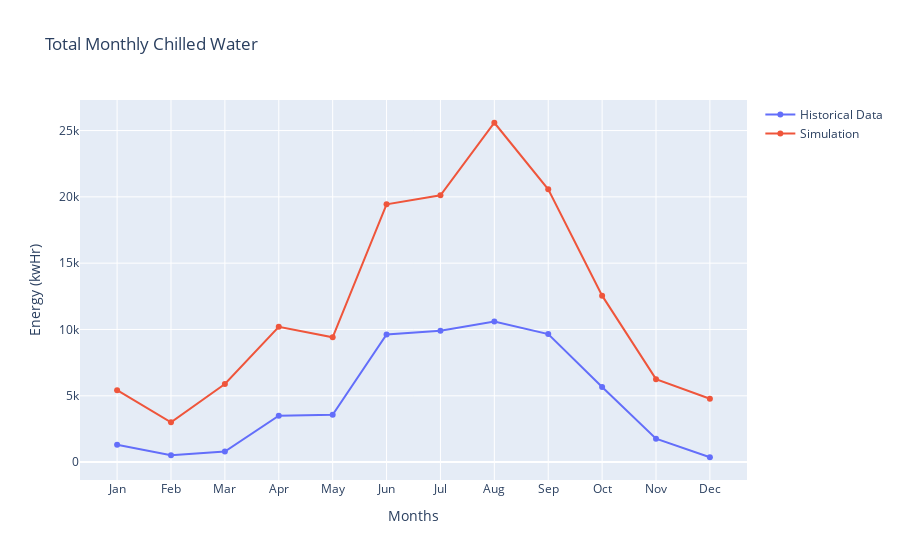

Notebook source saved alongside this figure:
### Markdown cell above
## Cooling

### Code cell
# plot
tonHr_kwHr = 3.5169 # 1 ton = x kwHr

fig = go.Figure()
fig.add_trace(go.Scatter(x=months, 
    y=hist_all_monthly["Chilled Water (ton-hrs)"]*tonHr_kwHr, 
    mode='lines+markers',
    name="Historical Data"))

fig.add_trace(go.Scatter(x=months, 
    y=cooling_monthly.values,
    mode='lines+markers',
    name="Simulation"))

fig.update_layout(
    title="Total Monthly Chilled Water ",
    xaxis_title="Months",
    yaxis_title="Energy (kwHr)",
)
fig.show()

### Figure 1 — Plotly figure (JSON) as saved in the notebook; plotly's stock layout.template omitted (floating-point values rounded to 4 significant figures)
{"data": [{"mode": "lines+markers", "name": "Historical Data", "type": "scatter", "x": ["Jan", "Feb", "Mar", "Apr", "May", "Jun", "Jul", "Aug", "Sep", "Oct", "Nov", "Dec"], "y": [1309.0, 517.9, 798.2, 3495.0, 3561.0, 9626.0, 9910.0, 10610.0, 9656.0, 5664.0, 1768.0, 365.6]}, {"mode": "lines+markers", "name": "Simulation", "type": "scatter", "x": ["Jan", "Feb", "Mar", "Apr", "May", "Jun", "Jul", "Aug", "Sep", "Oct", "Nov", "Dec"], "y": [5419.0, 2997.0, 5894.0, 10200.0, 9407.0, 19440.0, 20120.0, 25590.0, 20570.0, 12550.0, 6256.0, 4773.0]}], "layout": {"title": {"text": "Total Monthly Chilled Water "}, "xaxis": {"title": {"text": "Months"}}, "yaxis": {"title": {"text": "Energy (kwHr)"}}}}
